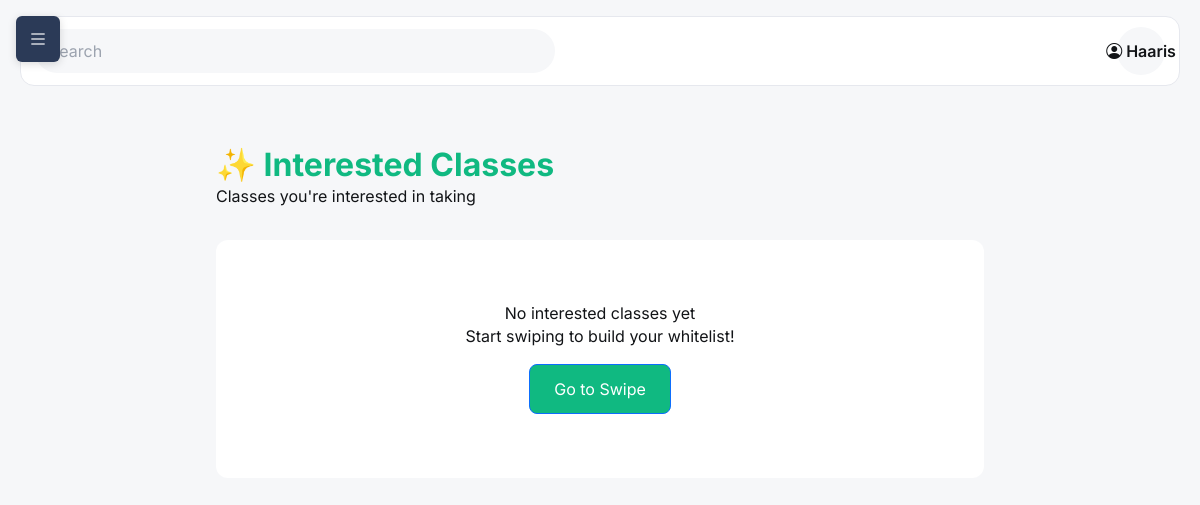
The page /swipe/whitelist/ (signed in) on the database as committed earlier.
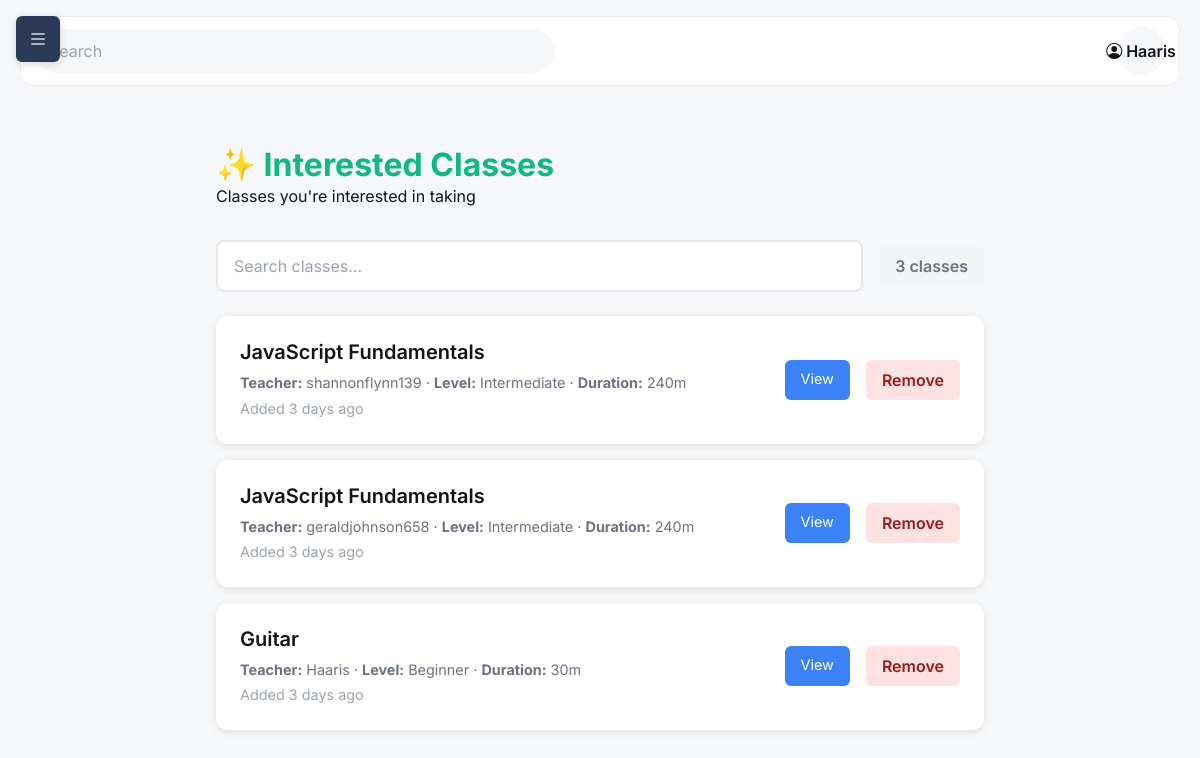
The same page on the database as committed later.
### skills/models.py (models this page shows, shortened)
class SwipeAction(models.Model):
    SWIPE_RIGHT = 'right'  # Whitelist
    SWIPE_LEFT = 'left'    # Blacklist
    SWIPE_CHOICES = [
        (SWIPE_RIGHT, 'Interested'),
        (SWIPE_LEFT, 'Not Interested'),
    ]
    user = models.ForeignKey(
        settings.AUTH_USER_MODEL,
        on_delete=models.CASCADE,
        related_name='swipe_actions'
    )
    teaching_class = models.ForeignKey(
        'TeachingClass',
        on_delete=models.CASCADE,
        related_name='swipe_actions'
    )
    action = models.CharField(
        max_length=10,
        choices=SWIPE_CHOICES
    )
    created_at = models.DateTimeField(auto_now_add=True)
    class Meta:
        unique_together = ['user', 'teaching_class']
        ordering = ['-created_at']

class TeachingClass(models.Model):
    BEGINNER = 'beginner'
    INTERMEDIATE = 'intermediate'
    ADVANCED = 'advanced'
    DIFFICULTY_CHOICES = [
        (BEGINNER, 'Beginner'),
        (INTERMEDIATE, 'Intermediate'),
        (ADVANCED, 'Advanced'),
    ]
    title = models.CharField(max_length=200)
    slug = models.SlugField(max_length=220, unique=True)
    short_description = models.CharField(max_length=300, blank=True)
    full_description = models.TextField(blank=True)
    difficulty = models.CharField(max_length=20, choices=DIFFICULTY_CHOICES, default=BEGINNER)
    duration_minutes = models.PositiveIntegerField(default=0)
    price_cents = models.PositiveIntegerField(default=0, help_text='Price in cents (e.g., 1999 = $19.99)')
    is_tradeable = models.BooleanField(default=False)
    trade_notes = models.CharField(max_length=200, blank=True)
    intro_video = models.FileField(upload_to='class_intros/', blank=True, null=True)
    thumbnail = models.ImageField(upload_to='class_thumbs/', blank=True, null=True)
    is_published = models.BooleanField(default=False)
    avg_rating = models.DecimalField(max_digits=3, decimal_places=2, default=0)
    reviews_count = models.PositiveIntegerField(default=0)
    created_at = models.DateTimeField(auto_now_add=True)
    updated_at = models.DateTimeField(auto_now=True)
    teacher = models.ForeignKey(settings.AUTH_USER_MODEL, on_delete=models.CASCADE, related_name='teaching_classes')
    class Meta:
        ordering = ['-created_at']

### core/views.py (the view)
# urls.py: path('swipe/whitelist/', views.view_whitelist, name='whitelist'),
@login_required
def view_whitelist(request):
    whitelist = SwipeAction.objects.filter(
        user=request.user,
        action=SwipeAction.SWIPE_RIGHT
    ).select_related('teaching_class', 'teaching_class__teacher').prefetch_related('teaching_class__topics')
    from skills.models import ClassEnrollment
    enrolled_class_ids = ClassEnrollment.objects.filter(
        user=request.user,
        status=ClassEnrollment.ACTIVE
    ).values_list('teaching_class_id', flat=True)
    return render(request, 'core/whitelist.html', {
        'whitelist': whitelist,
        'enrolled_class_ids': enrolled_class_ids
    })

### skills/templatetags/skills_tags.py (called while the page is built)
@register.simple_tag(takes_context=True)
def pending_trade_offers_count(context):
    request = context.get('request')
    if not request or not request.user.is_authenticated:
        return 0
    return ClassTradeOffer.objects.filter(
        receiver=request.user,
        status=ClassTradeOffer.PENDING
    ).count()

### core/templates/core/whitelist.html (shortened to what this page needs)
{% extends 'base.html' %}
{% block content %}
<div class="list-container">
    <div class="list-header">
        <h1>✨ Interested Classes</h1>
        <p>Classes you're interested in taking</p>
    </div>
    {% if whitelist %}
    <div class="filter-section">
        <div class="search-box">
            <input type="text" id="search-input" placeholder="Search classes..." autocomplete="off">
        </div>
        <div class="results-count">
            <span id="results-count">{{ whitelist|length }}</span> class{{ whitelist|length|pluralize:"es" }}
        </div>
    </div>
    <div class="skill-list" id="skill-list">
        {% for swipe in whitelist %}
        <div class="skill-item"
             data-class-id="{{ swipe.teaching_class.id }}"
             data-class-name="{{ swipe.teaching_class.title|lower }}"
             data-is-enrolled="{% if swipe.teaching_class.id in enrolled_class_ids %}true{% else %}false{% endif %}">
            <div class="skill-info">
                <h3>
                    <a href="{% url 'skills:class_detail' swipe.teaching_class.slug %}" style="text-decoration: none; color: inherit;">
                        {{ swipe.teaching_class.title }}
                    </a>
                </h3>
                <p style="color: #6b7280; margin: 0.25rem 0;">
                    <strong>Teacher:</strong> {{ swipe.teaching_class.teacher.username }} ·
                    <strong>Level:</strong> {{ swipe.teaching_class.get_difficulty_display }} ·
                    <strong>Duration:</strong> {{ swipe.teaching_class.duration_minutes }}m
                </p>
                <p style="color: #9ca3af; font-size: 0.9rem; margin-top: 0.25rem;">Added {{ swipe.created_at|timesince }} ago</p>
            </div>
            <div class="skill-actions">
                <a href="{% url 'skills:class_detail' swipe.teaching_class.slug %}" class="btn-view" style="margin-right: 0.5rem; padding: 0.5rem 1rem; background: #3b82f6; color: white; text-decoration: none; border-radius: 6px; font-size: 0.9rem;">View</a>
                <button class="btn-remove" data-class-id="{{ swipe.teaching_class.id }}">Remove</button>
            </div>
        </div>
        {% endfor %}
    </div>
    {% else %}
    <div class="empty-state">
        <h3>No interested classes yet</h3>
        <p>Start swiping to build your whitelist!</p>
        <a href="{% url 'core:swipe' %}" class="btn btn-primary" style="margin-top: 1rem; display: inline-block; padding: 0.75rem 1.5rem; background: #10b981; color: white; text-decoration: none; border-radius: 8px;">Go to Swipe</a>
    </div>
    {% endif %}
</div>
{% endblock %}

### templates/base.html (shortened to what this page needs)
{% load static %}
{% load skills_tags %}
<!DOCTYPE html>
<html lang="en">
<head>
    <link href="https://cdn.jsdelivr.net/npm/bootstrap@5.3.3/dist/css/bootstrap.min.css" rel="stylesheet">
    <link rel="stylesheet" href="https://cdn.jsdelivr.net/npm/bootstrap-icons@1.11.3/font/bootstrap-icons.min.css">
    <script src="https://cdn.tailwindcss.com"></script>
    <link rel="stylesheet" href="{% static 'css/main.css' %}">
</head>
<body>
    <button class="toggle-sidebar-btn" id="sidebarToggle" aria-label="Toggle navigation">
        <i class="bi bi-list" style="font-size: 1.25rem;"></i>
    </button>
    <div class="layout">
        <main class="content">
            <header class="topbar">
                <form class="search" action="{% url 'core:search' %}" method="get" role="search">
                    <input type="text" name="q" placeholder="Search" value="{{ request.GET.q }}" aria-label="Search"/>
                </form>
                <div class="user-pill">
                    <i class="bi bi-person-circle me-1"></i>
                    {{ user.username|default:"User" }}
                </div>
            </header>
            <section class="page-body">
                {% block content %}{% endblock %}
            </section>
        </main>
    </div>
</body>
</html>

### static/css/main.css (style rules this page uses)
:root { --bg:#f6f7f9;--card:#f0f1f3;--sidebar:#233455;--sidebarText:#e6ecf5;--text:#121417;--muted:#8b93a1;--brand:#4a67ff }
* { box-sizing:border-box }
html,body { margin:0;padding:0;font-family:Inter,system-ui,-apple-system,Segoe UI,Roboto,Arial,sans-serif;color:var(--text);background:var(--bg) }
.layout { display:flex;min-height:100dvh }
.content { flex:1;padding:16px 20px }
.topbar { display:flex;align-items:center;justify-content:space-between;background:#fff;border:1px solid #e6e8ee;border-radius:14px;padding:10px 14px;margin-bottom:16px }
.search input { width:520px;max-width:60vw;border:0;outline:0;background:var(--bg);padding:10px 14px;border-radius:999px }
.user-pill { width:48px;height:48px;border-radius:999px;background:var(--bg);display:flex;align-items:center;justify-content:center;font-weight:600 }
.page-body { padding:12px }

### templates/base.html (style rules this page uses)
:root { --sidebar-width: 280px; --collision-breakpoint: 1200px; }
.layout { display: flex; min-height: 100vh; }
@media (max-width: 1200px) { .content { margin-left: 0; width: 100%; } }
@media (max-width: 1200px) { .toggle-sidebar-btn { left: 1rem !important; } }
.content { flex: 1; min-width: 0; transition: margin-left 0.3s ease-in-out; }
.toggle-sidebar-btn { position: fixed; top: 1rem; left: 1rem; z-index: 1002; background: #2b3a57; color: white; border: none; padding: 0.5rem 0.75rem; border-radius: 0.375rem; cursor: pointer; transition: left 0.3s ease-in-out; box-shadow: 0 2px 8px rgba(0,0,0,0.15); }

### core/templates/core/whitelist.html (style rules this page uses)
.list-container { max-width: 800px; margin: 0 auto; padding: 2rem 1rem; }
.list-header { margin-bottom: 2rem; }
.list-header h1 { font-size: 2rem; font-weight: 700; color: #10b981; display: flex; align-items: center; gap: 0.5rem; }
.filter-section { margin-bottom: 1.5rem; display: flex; align-items: center; gap: 1rem; flex-wrap: wrap; }
.search-box { flex: 1; min-width: 200px; position: relative; }
.search-box input { width: 100%; padding: 0.75rem 2.5rem 0.75rem 1rem; border: 2px solid #e5e7eb; border-radius: 8px; font-size: 1rem; transition: all 0.2s; }
.results-count { padding: 0.5rem 1rem; background: #f3f4f6; border-radius: 6px; font-weight: 600; color: #6b7280; }
.skill-list { display: flex; flex-direction: column; gap: 1rem; }
.skill-item { background: white; padding: 1.5rem; border-radius: 12px; box-shadow: 0 2px 8px rgba(0,0,0,0.1); display: flex; justify-content: space-between; align-items: center; transition: all 0.2s ease; opacity: 1; transform: scale(1); }
.skill-info h3 { margin: 0 0 0.5rem 0; font-size: 1.25rem; font-weight: 600; }
.skill-info p { margin: 0; color: #6b7280; font-size: 0.9rem; }
.skill-actions { display: flex; gap: 0.5rem; }
.btn-remove { padding: 0.5rem 1rem; background: #fee2e2; color: #991b1b; border: none; border-radius: 6px; cursor: pointer; font-weight: 600; transition: all 0.2s; }

Rows that differ between the two databases and show on the page:
added SwipeAction: teaching_class "JavaScript Fundamentals", teaching_class.teacher.username "shannonflynn139", teaching_class.difficulty "Intermediate", teaching_class.duration_minutes "240", created_at "3 days"
added SwipeAction: teaching_class "JavaScript Fundamentals", teaching_class.teacher.username "geraldjohnson658", teaching_class.difficulty "Intermediate", teaching_class.duration_minutes "240", created_at "3 days"
added SwipeAction: teaching_class "Guitar", teaching_class.teacher.username "Haaris", teaching_class.difficulty "Beginner", teaching_class.duration_minutes "30", created_at "3 days"
Other text that changed with them:
{{ whitelist|length }}: (not shown) → "3"
text no longer shown: "No interested classes yet Start swiping to build your whitelist! Go to Swipe"
text now shown: "class"
